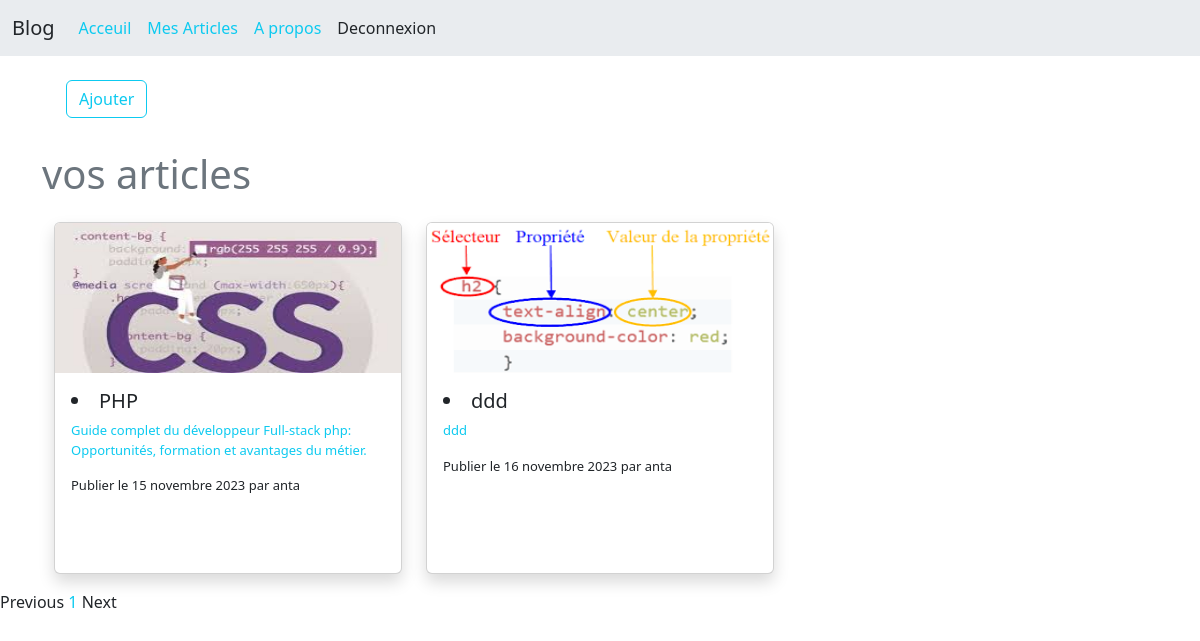
The app's page /articles/list/ (signed in) with its own data.
### articles/models.py (models this page shows, shortened)
class Article (models.Model):
    image = models.ImageField(null=True, blank=True, upload_to='images/')
    title = models.CharField( max_length=150)
    summary = models.CharField( max_length=500)
    content = RichTextField(blank=True)
    author = models.ForeignKey(User, on_delete=models.CASCADE)
    creation_date = models.DateField(auto_now_add=True)
    last_update = models.DateField(auto_now=True)
    archive = models.BooleanField(default=False)
    class Meta:
        ordering = ['-creation_date']

### articles/views.py (the view)
# urls.py: path('articles/list/',list_articles, name='list_articles'),
@login_required(login_url='/login/')
def list_articles(request):
    user = request.user
    object_list = Article.objects.filter(author=user, archive = False).order_by('-last_update')
    page_num = request.GET.get('page', 1)
    paginator = Paginator(object_list, 10) # 10 articles / page
    try:
        page_obj = paginator.page(page_num)
    except PageNotAnInteger:
        page_obj = paginator.page(1)
    except EmptyPage:
        page_obj = paginator.page(paginator.num_pages)
    return render(request, 'articles/list_articles.html', {'page_obj': page_obj})

### templates/articles/list_articles.html (shortened to what this page needs)
{% extends "base.html" %}
{% block contenu %}
<div class="row  ">
    <div class="col m-4">
      <a href="{% url 'new_articles'%}" class="btn btn-outline-info mb-2">Ajouter</a>
      </div>
            <h1 class="h1 text-secondary"> vos articles </h1>
    </div>
  {% if page_obj  %}
  <div class="row m-auto my-2">
  {% for  article in page_obj %}
            <div class="col-lg-4 col-xs-1 col-sm-6 my-2">
                <a href="{% url 'details_articles' article.id %}" style="text-decoration:none ;font-size: small;" >
                    <div class="card shadow ">
                      {% if  article.image %}
                      <img class="card-img-top" src="{{ article.image.url}}" alt="Card image cap" style="height:150px ;">
                      {% endif %}
                        <div class="card-body overflow-auto" style="height: 200px;">
                            <li class=" h5 card-title">{{article.title}}</li>
                            <p class="card-text text-info">{{article.summary}}</p>
                            <p class="card-text">Publier  le {{article.creation_date}} par {{article.author}}</p>
                           </div>
                    </div>
                </a>
            </div>
    {% endfor %}
</div>
    </div>
  {% endif %}
  {% include "partials/pagination.html" %}
{% endblock contenu %}

### records on screen
Article: image (picture), title "PHP", summary "Guide complet du développeur Full-stack php: Opportunités, formation et avantages du métier.", creation_date "15 novembre 2023", author "anta"
Article: image (picture), title "ddd", summary "ddd", creation_date "16 novembre 2023", author "anta"

### other values on screen
{{ i }} "1"
